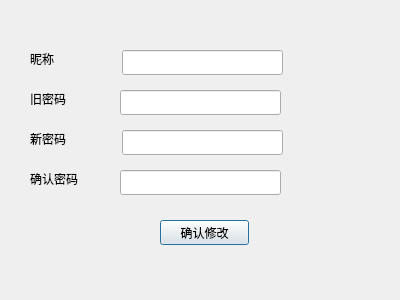
<?xml version="1.0" encoding="UTF-8"?>
<ui version="4.0">
 <class>Information</class>
 <widget class="QDialog" name="Information">
  <property name="geometry">
   <rect>
    <x>0</x>
    <y>0</y>
    <width>400</width>
    <height>300</height>
   </rect>
  </property>
  <property name="windowTitle">
   <string>Dialog</string>
  </property>
  <widget class="QLabel" name="label">
   <property name="geometry">
    <rect>
     <x>30</x>
     <y>50</y>
     <width>67</width>
     <height>17</height>
    </rect>
   </property>
   <property name="text">
    <string>昵称</string>
   </property>
  </widget>
  <widget class="QLabel" name="label_2">
   <property name="geometry">
    <rect>
     <x>30</x>
     <y>90</y>
     <width>67</width>
     <height>17</height>
    </rect>
   </property>
   <property name="text">
    <string>旧密码</string>
   </property>
  </widget>
  <widget class="QLabel" name="label_3">
   <property name="geometry">
    <rect>
     <x>30</x>
     <y>130</y>
     <width>67</width>
     <height>17</height>
    </rect>
   </property>
   <property name="text">
    <string>新密码</string>
   </property>
  </widget>
  <widget class="QLabel" name="label_4">
   <property name="geometry">
    <rect>
     <x>30</x>
     <y>170</y>
     <width>67</width>
     <height>17</height>
    </rect>
   </property>
   <property name="text">
    <string>确认密码</string>
   </property>
  </widget>
  <widget class="QPushButton" name="GoBtn">
   <property name="geometry">
    <rect>
     <x>160</x>
     <y>220</y>
     <width>89</width>
     <height>25</height>
    </rect>
   </property>
   <property name="text">
    <string>确认修改</string>
   </property>
  </widget>
  <widget class="QLineEdit" name="ChangeNickname">
   <property name="geometry">
    <rect>
     <x>122</x>
     <y>50</y>
     <width>161</width>
     <height>25</height>
    </rect>
   </property>
  </widget>
  <widget class="QLineEdit" name="OldPassword">
   <property name="geometry">
    <rect>
     <x>120</x>
     <y>90</y>
     <width>161</width>
     <height>25</height>
    </rect>
   </property>
   <property name="echoMode">
    <enum>QLineEdit::Password</enum>
   </property>
  </widget>
  <widget class="QLineEdit" name="NewPassword">
   <property name="geometry">
    <rect>
     <x>122</x>
     <y>130</y>
     <width>161</width>
     <height>25</height>
    </rect>
   </property>
   <property name="echoMode">
    <enum>QLineEdit::Password</enum>
   </property>
  </widget>
  <widget class="QLineEdit" name="ConfirmLineEdit">
   <property name="geometry">
    <rect>
     <x>120</x>
     <y>170</y>
     <width>161</width>
     <height>25</height>
    </rect>
   </property>
   <property name="echoMode">
    <enum>QLineEdit::Password</enum>
   </property>
  </widget>
 </widget>
 <resources/>
 <connections/>
</ui>
